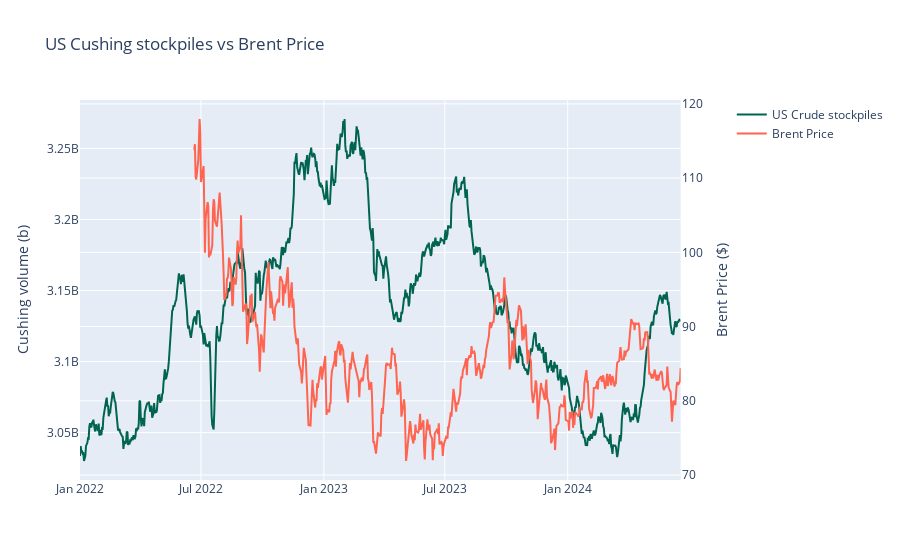

The notebook cell saved with this chart:
### Code cell
# Create traces
from plotly.subplots import make_subplots
fig = make_subplots(specs=[[{"secondary_y": True}]])
fig.add_trace(go.Scatter(
    x=df3.index, y=df3['value'],
    line_color='rgb(0,100,80)',
    name='US Crude stockpiles'),
    secondary_y=False
)

fig.add_trace(go.Scatter(
    x=price_history.index, y=price_history['Open'],
    line_color='rgb(255,100,80)',
    name='Brent Price'),
    secondary_y=True
)

fig.update_layout(
    title_text="US Cushing stockpiles vs Brent Price"
)

# Set y-axes titles
fig.update_yaxes(title_text="Cushing volume (b)", secondary_y=False)
fig.update_yaxes(title_text="Brent Price ($)", secondary_y=True)

fig.show()

### Figure 1 — Plotly figure (JSON) as saved in the notebook; plotly's stock layout.template omitted (floating-point values rounded to 4 significant figures; data arrays with more than 128 entries replaced by an {"elided": "..."} marker saying what was removed)
{"data": [{"line": {"color": "rgb(0,100,80)"}, "name": "US Crude stockpiles", "type": "scatter", "x": {"elided": "900 str values"}, "xaxis": "x", "y": {"elided": "900 int values"}, "yaxis": "y"}, {"line": {"color": "rgb(255,100,80)"}, "name": "Brent Price", "type": "scatter", "x": {"elided": "503 str values"}, "xaxis": "x", "y": {"elided": "503 float values"}, "yaxis": "y2"}], "layout": {"title": {"text": "US Cushing stockpiles vs Brent Price"}, "xaxis": {"anchor": "y", "domain": [0, 0.94]}, "yaxis": {"anchor": "x", "domain": [0, 1], "title": {"text": "Cushing volume (b)"}}, "yaxis2": {"anchor": "x", "overlaying": "y", "side": "right", "title": {"text": "Brent Price ($)"}}}}
